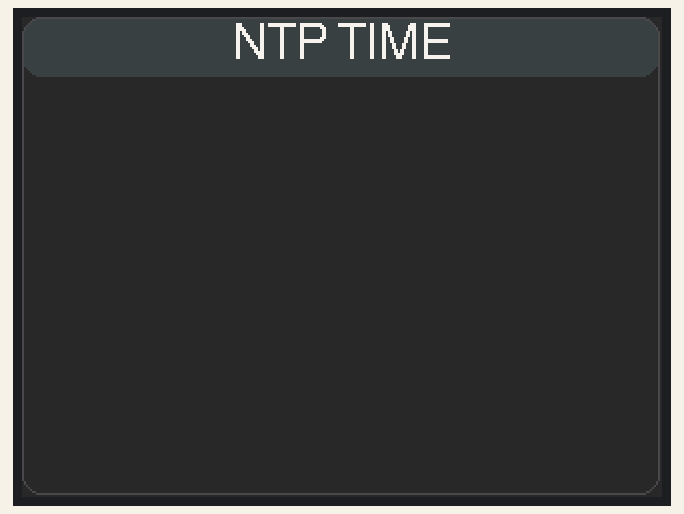
Recording of a sketch running on a simulated ESP32. Parts: 320×240 colour display. WiFi joins after 1.5 s; servers stay silent unless stated; the local clock reads 2024-03-15 10:24:30 at power-on unless the sketch sets it; what the sketch prints to the serial monitor is not drawn.

Above: at 0.3 s.
At 1.5 s:
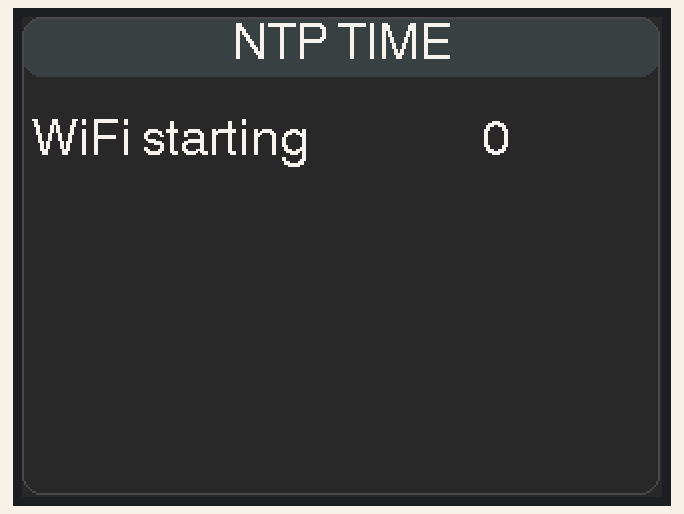
At 3.5 s:
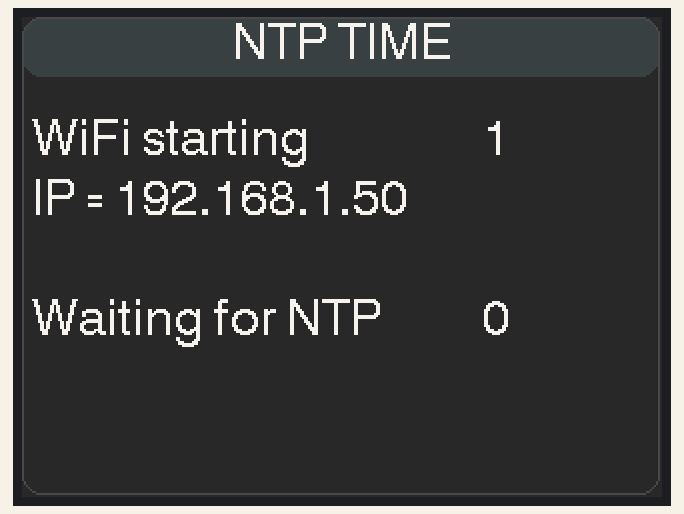
At 4.7 s:
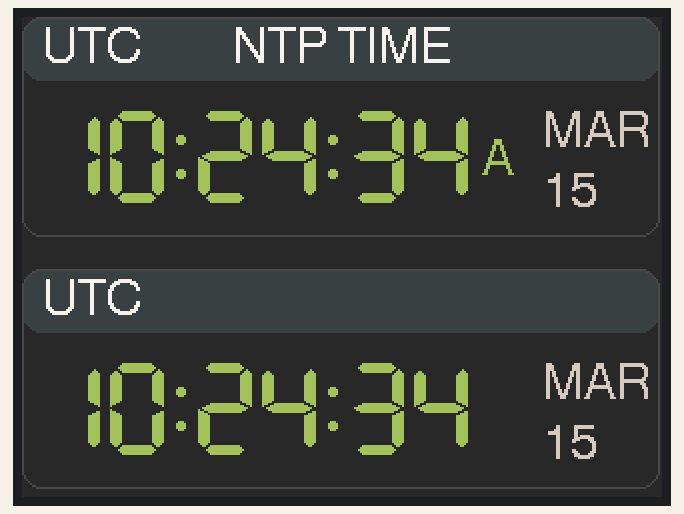
At 21.6 s:
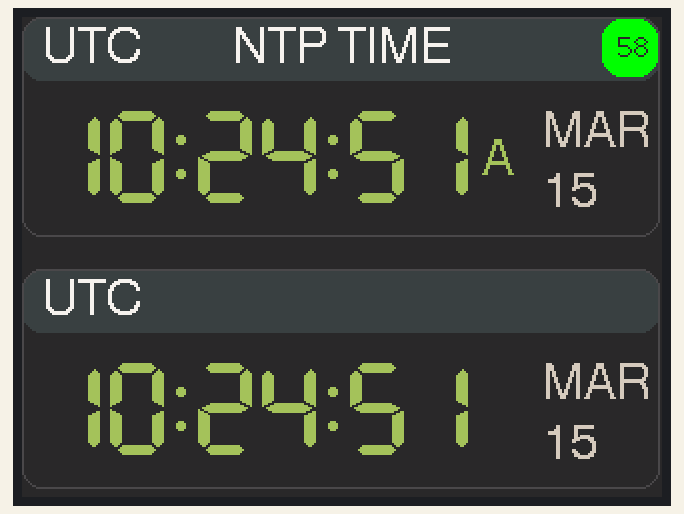
At 38.6 s:
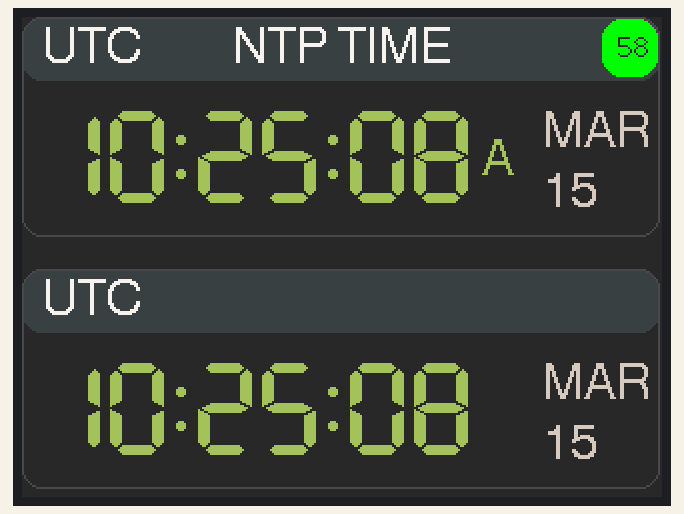

Measured:
- what the display in image 1 shows lasts 1.0 s, from 1.5 s to 2.5 s
- what the display in image 2 shows lasts 1.1 s, from 3.5 s to 4.6 s
- what the display in image 3 shows lasts 0.9 s, from 4.6 s to 5.5 s

The sketch:

NTP_DualClock_ESP32_CYD.ino
```cpp
// (licence header left out)
#include <TFT_eSPI.h>                              // https://github.com/Bodmer/TFT_eSPI
#include <ezTime.h>                                // https://github.com/ropg/ezTime
#include <WiFi.h>                                  //w4oa // use this WiFi lib for ESP32
#define TITLE              "NTP TIME"
#define WIFI_SSID          "records"
#define WIFI_PWD           "huxl3yabby"


#define NTP_SERVER         "pool.ntp.org"            // time.nist.gov, time.apple.com, etc
//#define TZ_RULE	"EST5EDT,M3.2.0/2:00:00,M11.1.0/2:00:00"		// John - US Eastern time
//#define	TZ_RULE	"AEST-10AEDT,M10.1.0/2:00:00,M4.1.0/2:00:00" 	// Glenn - Aus Eastern time
//#define	TZ_RULE	"GMT0BST,M3.5.0/1:00:00,M10.5.0/2:00:00"		// Jim - England
	#define TZ_RULE "PST8PDT,M3.2.0/2:00:00,M11.1.0/2:00:00"  		// USA West Coast Time (Olympia, WA)
//#define TZ_RULE            "EST5EDT,M3.2.0/2:00:00,M11.1.0/2:00:00"
//#define TZ_RULE            "CST6CDT,M3.2.0/2:00:00,M11.1.0/2:00:00"
//#define TZ_RULE            "MST7MDT,M3.2.0/2:00:00,M11.1.0/2:00:00"
//#define TZ_RULE            "PST8PDT,M3.2.0/2:00:00,M11.1.0/2:00:00"

#define SCREEN_ORIENTATION       1                 // screen landscape mode: 1=cable right, 3=cable left
#define LED_PIN                 17    // 2        //w4oa // built-in LED is on GPIO pins 4 red, 16 green, 17 blue                // built-in LED is on GPIO 2
#define DEBUGLEVEL            INFO                 // NONE, ERROR, INFO, or DEBUG
#define PRINTED_TIME             1                 // 0=NONE, 1=UTC, or 2=LOCAL
#define TIME_FORMAT         COOKIE                 // COOKIE, ISO8601, RFC822, RFC850, RFC3339, RSS
#define BAUDRATE            115200                 // serial output baudrate
#define SYNC_MARGINAL         3600                 // orange status if no sync for 1 hour
#define SYNC_LOST            86400                 // red status if no sync for 1 day
#define LOCAL_FORMAT_12HR     true                 // local time format 12hr "11:34" vs 24hr "23:34"
#define UTC_FORMAT_12HR      false                 // UTC time format 12 hr "11:34" vs 24hr "23:34"
#define DISPLAY_AMPM          true                 // if true, show 'A' for AM, 'P' for PM
#define HOUR_LEADING_ZERO    false                 // "01:00" vs " 1:00"
#define DATE_LEADING_ZERO     true                 // "Feb 07" vs. "Feb 7"
#define DATE_ABOVE_MONTH     false                 // "12 Feb" vs. "Feb 12"
// ---- C6S "Warm & Grounded" palette (RGB565) ----
#define C6S_NAVY          0x2945                   // #2d2a2e - primary background
#define C6S_NAVY_LIGHT    0x3A08                   // #3a3640 - card/label background
#define C6S_ACCENT        0xA60B                   // #a8c196 - sage green accent
#define C6S_WHITE         0xF79D                   // #f5f0e8 - warm white headings
#define C6S_SLATE_LIGHT   0xD657                   // #d4cab9 - body text
#define C6S_NAVY_MID      0x4A49                   // #504a52 - borders

#define TIMECOLOR       C6S_ACCENT                 // color of 7-segment time display
#define DATECOLOR       C6S_SLATE_LIGHT            // color of displayed month & day
#define LABEL_FGCOLOR   C6S_WHITE                  // color of label text
#define LABEL_BGCOLOR   C6S_NAVY_LIGHT             // color of label background


// ============ GLOBAL VARIABLES =====================================================

TFT_eSPI tft = TFT_eSPI();                         // display object
Timezone local;                                    // local timezone variable
time_t t,oldT;                                     // current & displayed UTC
time_t lt,oldLt;                                   // current & displayed local time
bool useLocalTime  = false;                        // temp flag used for display updates


// ============ DISPLAY ROUTINES =====================================================

void showClockStatus() {
  const int x=290,y=1,w=28,h=29,f=2;               // screen position & size
  int color;
  if (second()%10) return;                         // update every 10 seconds
  int syncAge = now()-lastNtpUpdateTime();         // how long has it been since last sync?
  if (syncAge < SYNC_MARGINAL)                     // GREEN: time is good & in sync
    color = TFT_GREEN;
  else if (syncAge < SYNC_LOST)                    // ORANGE: sync is 1-24 hours old
    color = TFT_ORANGE;
  else color = TFT_RED;                            // RED: time is stale, over 24 hrs old
  if (WiFi.status()!=WL_CONNECTED) {               //
    color = TFT_DARKGREY;                          // GRAY: WiFi connection was lost
    WiFi.disconnect();                             // so drop current connection
    WiFi.begin(WIFI_SSID,WIFI_PWD);                // and attempt to reconnect
  }
  tft.fillRoundRect(x,y,w,h,10,color);             // show clock status as a color
  tft.setTextColor(C6S_NAVY,color);
  tft.drawNumber(-WiFi.RSSI(),x+8,y+6,f);          // WiFi strength as a positive value
}

/*
 *  Modified by John Price (WA2FZW)
 *
 *    In the original code, this was an empty function. I added code to display either
 *    an 'A' or 'P' to the right of the local time
 *
 */

void showAMPM ( int hr, int x, int y )
{
  char  ampm;                                      // Will be either 'A' or 'P'
  if ( hr <= 11 )                                  // If the hour is 11 or less
    ampm = 'A';                                    // It's morning
  else                                             // Otherwise,
    ampm = 'P';                                    // It's afternoon
  tft.drawChar ( ampm, x, y, 4 );                  // Show AM/PM indicator
}

void showTime(time_t t, bool hr12, int x, int y) {
  const int f=7;                                   // screen font
  tft.setTextColor(TIMECOLOR, C6S_NAVY);          // set time color
  int h=hour(t); int m=minute(t); int s=second(t); // get hours, minutes, and seconds
  if (hr12) {                                      // if using 12hr time format,
    if (DISPLAY_AMPM) showAMPM(h,x+220,y+14);      // show AM/PM indicator
    if (h==0) h=12;                                // 00:00 becomes 12:00
    if (h>12) h-=12;                               // 13:00 becomes 01:00
  }
  if (h<10) {                                      // is hour a single digit?
    if ((!hr12)||(HOUR_LEADING_ZERO))              // 24hr format: always use leading 0
      x+= tft.drawChar('0',x,y,f);                 // show leading zero for hours
    else {
      tft.setTextColor(C6S_NAVY,C6S_NAVY);       // black on black text
      x+=tft.drawChar('8',x,y,f);                  // will erase the old digit
      tft.setTextColor(TIMECOLOR,C6S_NAVY);
    }
  }
  x+= tft.drawNumber(h,x,y,f);                     // hours
  x+= tft.drawChar(':',x,y,f);                     // show ":"
  if (m<10) x+= tft.drawChar('0',x,y,f);           // leading zero for minutes
  x+= tft.drawNumber(m,x,y,f);                     // show minutes
  x+= tft.drawChar(':',x,y,f);                     // show ":"
  if (s<10) x+= tft.drawChar('0',x,y,f);           // add leading zero for seconds
  x+= tft.drawNumber(s,x,y,f);                     // show seconds
}

void showDate(time_t t, int x, int y) {
  const int f=4,yspacing=30;                       // screen font, spacing
  const char* months[] = {"JAN","FEB","MAR",
     "APR","MAY","JUN","JUL","AUG","SEP","OCT",
     "NOV","DEC"};
  tft.setTextColor(DATECOLOR, C6S_NAVY);
  int i=0, m=month(t), d=day(t);                   // get date components
  tft.fillRect(x,y,50,60,C6S_NAVY);               // erase previous date
  if (DATE_ABOVE_MONTH) {                          // show date on top -----
    if ((DATE_LEADING_ZERO) && (d<10))             // do we need a leading zero?
      i = tft.drawNumber(0,x,y,f);                 // draw leading zero
    tft.drawNumber(d,x+i,y,f);                     // draw date
    y += yspacing;                                 // and below it, the month
    tft.drawString(months[m-1],x,y,f);             // draw month
  } else {                                         // put month on top ----
    tft.drawString(months[m-1],x,y,f);             // draw month
    y += yspacing;                                 // and below it, the date
    if ((DATE_LEADING_ZERO) && (d<10))             // do we need a leading zero?
      x+=tft.drawNumber(0,x,y,f);                  // draw leading zero
    tft.drawNumber(d,x,y,f);                       // draw date
  }
}

void showTimeZone (int x, int y) {
  const int f=4;                                   // text font
  tft.setTextColor(LABEL_FGCOLOR,LABEL_BGCOLOR);   // set text colors
  tft.fillRect(x,y,80,28,LABEL_BGCOLOR);           // erase previous TZ
  if (!useLocalTime)
    tft.drawString("UTC",x,y,f);                   // UTC time
  else
    tft.drawString(local.getTimezoneName(),x,y,f); // show local time zone
}

void showTimeDate(time_t t, time_t oldT, bool hr12, int x, int y) {
  showTime(t,hr12,x,y);                            // display time HH:MM:SS
  if ((!oldT)||(hour(t)!=hour(oldT)))              // did hour change?
    showTimeZone(x,y-42);                          // update time zone
  if ((!oldT)||(day(t)!=day(oldT)))                // did date change? (Thanks John WA2FZW!)
    showDate(t,x+250,y);                           // update date
}

void updateDisplay() {
  t = now();                                       // check latest time
  if (t!=oldT) {                                   // are we in a new second yet?
    lt = local.now();                              // keep local time current
    useLocalTime = true;                           // use local timezone
    showTimeDate(lt,oldLt,LOCAL_FORMAT_12HR,10,46);// show new local time
    useLocalTime = false;                          // use UTC timezone
    showTimeDate(t,oldT,UTC_FORMAT_12HR,10,172);   // show new UTC time
    showClockStatus();                             // and clock status
    printTime();                                   // send timestamp to serial port
    oldT=t; oldLt=lt;                              // remember currently displayed time
  }
}

void newDualScreen() {
  tft.fillScreen(C6S_NAVY);                        // start with C6S background
  tft.fillRoundRect(0,0,319,32,10,LABEL_BGCOLOR);  // title bar for local time
  tft.fillRoundRect(0,126,319,32,10,LABEL_BGCOLOR);// title bar for UTC
  tft.setTextColor(LABEL_FGCOLOR,LABEL_BGCOLOR);   // set label colors
  tft.drawCentreString(TITLE,160,4,4);             // show title at top
  tft.drawRoundRect(0,0,319,110,10,C6S_NAVY_MID);  // draw edge around local time
  tft.drawRoundRect(0,126,319,110,10,C6S_NAVY_MID);// draw edge around UTC
}

void startupScreen() {
  tft.fillScreen(C6S_NAVY);                        // start with C6S background
  tft.fillRoundRect(0,0,319,30,10,LABEL_BGCOLOR);  // title bar
  tft.drawRoundRect(0,0,319,239,10,C6S_NAVY_MID);  // draw edge screen
  tft.setTextColor(LABEL_FGCOLOR,LABEL_BGCOLOR);   // set label colors
  tft.drawCentreString(TITLE,160,2,4);             // show sketch title on screen
  tft.setTextColor(LABEL_FGCOLOR, C6S_NAVY);       // set text color
}


// ============ MISC ROUTINES =====================================================

void showConnectionProgress(){
  int elapsed = 0;
  tft.drawString("WiFi starting",5,50,4);
  while (WiFi.status()!=WL_CONNECTED) {            // while waiting for connection
    tft.drawNumber(elapsed++,230,50,4);            // show we are trying!
    delay(1000);
  }
  tft.drawString("IP = " +                         // connected to LAN now
    WiFi.localIP().toString(),5,80,4);             // so show IP address
  elapsed = 0;
  tft.drawString("Waiting for NTP",5,140,4);       // Now get NTP info
  while (timeStatus()!=timeSet) {                  // wait until time retrieved
    events();                                      // allow ezTime to work
    tft.drawNumber(elapsed++,230,140,4);           // show we are trying
    delay(1000);
  }
}

void printTime() {                                 // print time to serial port
  if (!PRINTED_TIME) return;                       // option 0: dont print
  Serial.print("TIME: ");
  if (PRINTED_TIME==1)
    Serial.println(dateTime(TIME_FORMAT));         // option 1: print UTC time
  else
    Serial.println(local.dateTime(TIME_FORMAT));   // option 2: print local time
}

void blink(int count=1) {                          // diagnostic LED blink
  pinMode(LED_PIN,OUTPUT);                         // make sure pin is an output
  for (int i=0; i<count; i++) {                    // blink counter
    digitalWrite(LED_PIN,0);                       //w4oa flash blue led 3 times                      // turn LED on
    delay(200);                                    // for 0.2s
    digitalWrite(LED_PIN,1);                       // and then turn LED off
    delay(200);                                    // for 0.2s
  }
  pinMode(LED_PIN,INPUT);                          // works for both Vcc & Gnd LEDs.
}

// ============ MAIN PROGRAM ===================================================

void setup() {
  tft.init();                                      // initialize LCD screen object
  tft.invertDisplay(false);                         // w4oa true or false: invert the red and blue channels
                                                   //    to correct the color order
  tft.setRotation(SCREEN_ORIENTATION);             // landscape screen orientation
  startupScreen();                                 // show title
  blink(3);                                        // show sketch is starting
  Serial.begin(BAUDRATE);                          // open serial port
  setDebug(DEBUGLEVEL);                            // enable NTP debug info
  setServer(NTP_SERVER);                           // set NTP server
  WiFi.begin(WIFI_SSID, WIFI_PWD);                 // start WiFi
  showConnectionProgress();                        // WiFi and NTP may take time
  local.setPosix(TZ_RULE);                         // estab. local TZ by rule
  newDualScreen();                                 // show title & labels
}

void loop() {
  events();                                        // get periodic NTP updates
  updateDisplay();                                 // update clock every second
}
```
